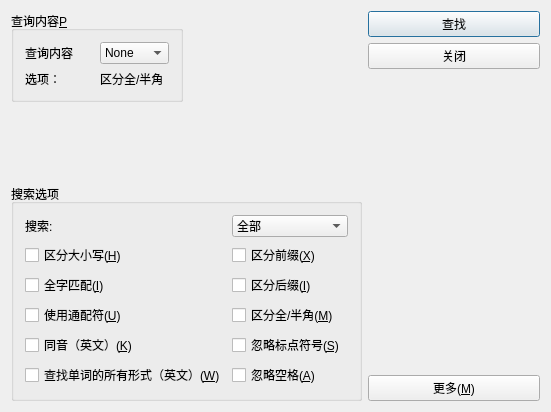
<?xml version="1.0" encoding="UTF-8"?>
<ui version="4.0">
 <class>ScalableDialog</class>
 <widget class="QDialog" name="ScalableDialog">
  <property name="geometry">
   <rect>
    <x>0</x>
    <y>0</y>
    <width>551</width>
    <height>412</height>
   </rect>
  </property>
  <property name="windowTitle">
   <string>查找</string>
  </property>
  <layout class="QGridLayout" name="gridLayout_3">
   <item row="2" column="0" colspan="2">
    <widget class="QGroupBox" name="secondaryGroupBox">
     <property name="title">
      <string>搜索选项</string>
     </property>
     <layout class="QGridLayout" name="gridLayout_2">
      <item row="0" column="0">
       <widget class="QLabel" name="label_4">
        <property name="text">
         <string>搜索:</string>
        </property>
       </widget>
      </item>
      <item row="3" column="0">
       <widget class="QCheckBox" name="checkBox">
        <property name="text">
         <string>区分大小写(&amp;H)</string>
        </property>
       </widget>
      </item>
      <item row="4" column="0">
       <widget class="QCheckBox" name="checkBox_2">
        <property name="text">
         <string>全字匹配(&amp;I)</string>
        </property>
       </widget>
      </item>
      <item row="6" column="0">
       <widget class="QCheckBox" name="checkBox_4">
        <property name="text">
         <string>同音（英文）(&amp;K)</string>
        </property>
       </widget>
      </item>
      <item row="5" column="0">
       <widget class="QCheckBox" name="checkBox_3">
        <property name="text">
         <string>使用通配符(&amp;U)</string>
        </property>
       </widget>
      </item>
      <item row="7" column="0">
       <widget class="QCheckBox" name="checkBox_5">
        <property name="text">
         <string>查找单词的所有形式（英文）(&amp;W)</string>
        </property>
       </widget>
      </item>
      <item row="4" column="1">
       <widget class="QCheckBox" name="checkBox_8">
        <property name="text">
         <string>区分后缀(&amp;I)</string>
        </property>
       </widget>
      </item>
      <item row="3" column="1">
       <widget class="QCheckBox" name="checkBox_6">
        <property name="text">
         <string>区分前缀(&amp;X)</string>
        </property>
       </widget>
      </item>
      <item row="7" column="1">
       <widget class="QCheckBox" name="checkBox_10">
        <property name="text">
         <string>忽略空格(&amp;A)</string>
        </property>
       </widget>
      </item>
      <item row="5" column="1">
       <widget class="QCheckBox" name="checkBox_7">
        <property name="text">
         <string>区分全/半角(&amp;M)</string>
        </property>
       </widget>
      </item>
      <item row="6" column="1">
       <widget class="QCheckBox" name="checkBox_9">
        <property name="text">
         <string>忽略标点符号(&amp;S)</string>
        </property>
       </widget>
      </item>
      <item row="0" column="1">
       <widget class="QComboBox" name="comboBox_2">
        <item>
         <property name="text">
          <string>全部</string>
         </property>
        </item>
       </widget>
      </item>
     </layout>
    </widget>
   </item>
   <item row="0" column="0">
    <widget class="QGroupBox" name="primaryGroupBox">
     <property name="title">
      <string>查询内容&amp;P</string>
     </property>
     <layout class="QGridLayout" name="gridLayout">
      <item row="0" column="0">
       <widget class="QLabel" name="label">
        <property name="text">
         <string>查询内容</string>
        </property>
        <property name="textFormat">
         <enum>Qt::AutoText</enum>
        </property>
       </widget>
      </item>
      <item row="0" column="1">
       <widget class="QComboBox" name="comboBox">
        <item>
         <property name="text">
          <string>None</string>
         </property>
        </item>
       </widget>
      </item>
      <item row="1" column="0">
       <widget class="QLabel" name="label_2">
        <property name="text">
         <string>选项：</string>
        </property>
       </widget>
      </item>
      <item row="1" column="1">
       <widget class="QLabel" name="label_3">
        <property name="text">
         <string>区分全/半角</string>
        </property>
       </widget>
      </item>
     </layout>
    </widget>
   </item>
   <item row="0" column="1">
    <spacer name="horizontalSpacer">
     <property name="orientation">
      <enum>Qt::Horizontal</enum>
     </property>
     <property name="sizeType">
      <enum>QSizePolicy::Fixed</enum>
     </property>
     <property name="sizeHint" stdset="0">
      <size>
       <width>62</width>
       <height>20</height>
      </size>
     </property>
    </spacer>
   </item>
   <item row="1" column="0">
    <spacer name="verticalSpacer_2">
     <property name="orientation">
      <enum>Qt::Vertical</enum>
     </property>
     <property name="sizeHint" stdset="0">
      <size>
       <width>20</width>
       <height>27</height>
      </size>
     </property>
    </spacer>
   </item>
   <item row="0" column="2" rowspan="3">
    <layout class="QVBoxLayout" name="verticalLayout">
     <item>
      <widget class="QPushButton" name="okButton">
       <property name="text">
        <string>查找</string>
       </property>
       <property name="default">
        <bool>true</bool>
       </property>
      </widget>
     </item>
     <item>
      <widget class="QPushButton" name="closeButton">
       <property name="text">
        <string>关闭</string>
       </property>
      </widget>
     </item>
     <item>
      <spacer name="verticalSpacer">
       <property name="orientation">
        <enum>Qt::Vertical</enum>
       </property>
       <property name="sizeHint" stdset="0">
        <size>
         <width>20</width>
         <height>0</height>
        </size>
       </property>
      </spacer>
     </item>
     <item>
      <widget class="QPushButton" name="moreButton">
       <property name="text">
        <string>更多(&amp;M)</string>
       </property>
       <property name="checkable">
        <bool>true</bool>
       </property>
      </widget>
     </item>
    </layout>
   </item>
  </layout>
 </widget>
 <layoutdefault spacing="6" margin="11"/>
 <tabstops>
  <tabstop>comboBox</tabstop>
  <tabstop>checkBox</tabstop>
  <tabstop>checkBox_2</tabstop>
  <tabstop>checkBox_3</tabstop>
  <tabstop>checkBox_4</tabstop>
  <tabstop>checkBox_5</tabstop>
  <tabstop>checkBox_6</tabstop>
  <tabstop>checkBox_8</tabstop>
  <tabstop>checkBox_7</tabstop>
  <tabstop>checkBox_9</tabstop>
  <tabstop>checkBox_10</tabstop>
  <tabstop>okButton</tabstop>
  <tabstop>closeButton</tabstop>
  <tabstop>moreButton</tabstop>
 </tabstops>
 <resources/>
 <connections>
  <connection>
   <sender>okButton</sender>
   <signal>clicked()</signal>
   <receiver>ScalableDialog</receiver>
   <slot>accept()</slot>
   <hints>
    <hint type="sourcelabel">
     <x>504</x>
     <y>27</y>
    </hint>
    <hint type="destinationlabel">
     <x>206</x>
     <y>11</y>
    </hint>
   </hints>
  </connection>
  <connection>
   <sender>closeButton</sender>
   <signal>clicked()</signal>
   <receiver>ScalableDialog</receiver>
   <slot>reject()</slot>
   <hints>
    <hint type="sourcelabel">
     <x>504</x>
     <y>73</y>
    </hint>
    <hint type="destinationlabel">
     <x>235</x>
     <y>77</y>
    </hint>
   </hints>
  </connection>
  <connection>
   <sender>moreButton</sender>
   <signal>toggled(bool)</signal>
   <receiver>secondaryGroupBox</receiver>
   <slot>setVisible(bool)</slot>
   <hints>
    <hint type="sourcelabel">
     <x>504</x>
     <y>117</y>
    </hint>
    <hint type="destinationlabel">
     <x>181</x>
     <y>196</y>
    </hint>
   </hints>
  </connection>
 </connections>
</ui>
